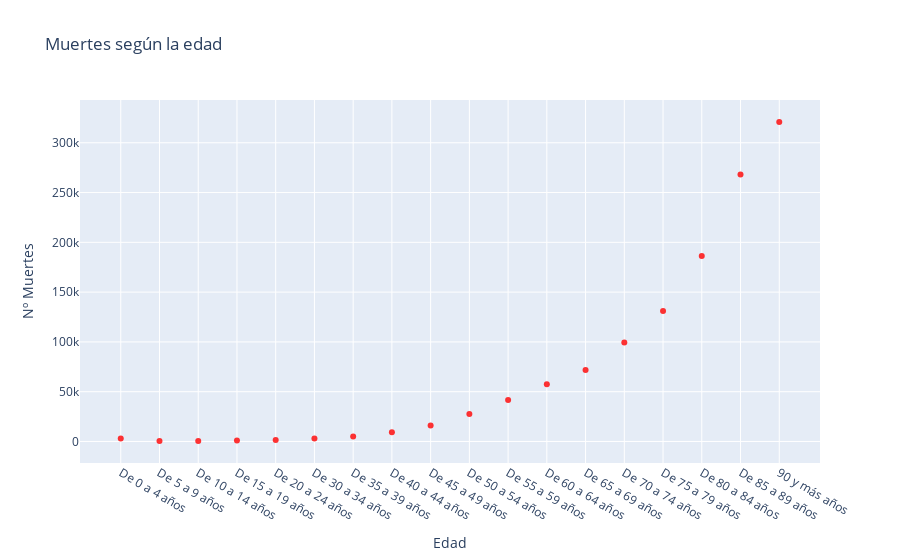

Notebook source saved alongside this figure:
### Code cell
trace =go.Scatter(
                    x = tabla['Edad'],
                    y = tabla['Total'],
                    mode = "markers",
                    name = "2014",
                    marker = dict(color = 'rgba(255, 0, 0, 0.8)'),
)

data = [trace]

layout = dict(title = 'Muertes según la edad',
              xaxis= dict(title= 'Edad',ticklen= 5,zeroline= False),
              yaxis= dict(title= 'Nº Muertes',ticklen= 5,zeroline= False)
             )

fig = go.Figure(data = data, layout=layout)

iplot(fig)

fig.write_html(os.path.join(os.path.dirname(os.path.dirname(os.path.abspath('file'))), 'data', 'scatter_edades.html'))

### Figure 1 — Plotly figure (JSON) as saved in the notebook; plotly's stock layout.template omitted (floating-point values rounded to 4 significant figures)
{"data": [{"marker": {"color": "rgba(255, 0, 0, 0.8)"}, "mode": "markers", "name": "2014", "type": "scatter", "x": ["De 0 a 4 años", "De 5 a 9 años", "De 10 a 14 años", "De 15 a 19 años", "De 20 a 24 años", "De 30 a 34 años", "De 35 a 39 años", "De 40 a 44 años", "De 45 a 49 años", "De 50 a 54 años", "De 55 a 59 años", "De 60 a 64 años", "De 65 a 69 años", "De 70 a 74 años", "De 75 a 79 años", "De 80 a 84 años", "De 85 a 89 años", "90 y más años"], "y": [3064, 386, 548, 1054, 1598, 3077, 5096, 9177, 16051, 27499, 41703, 57359, 71723, 99374, 131037, 186229, 268073, 320953]}], "layout": {"title": {"text": "Muertes según la edad"}, "xaxis": {"ticklen": 5, "title": {"text": "Edad"}, "zeroline": false}, "yaxis": {"ticklen": 5, "title": {"text": "Nº Muertes"}, "zeroline": false}}}
